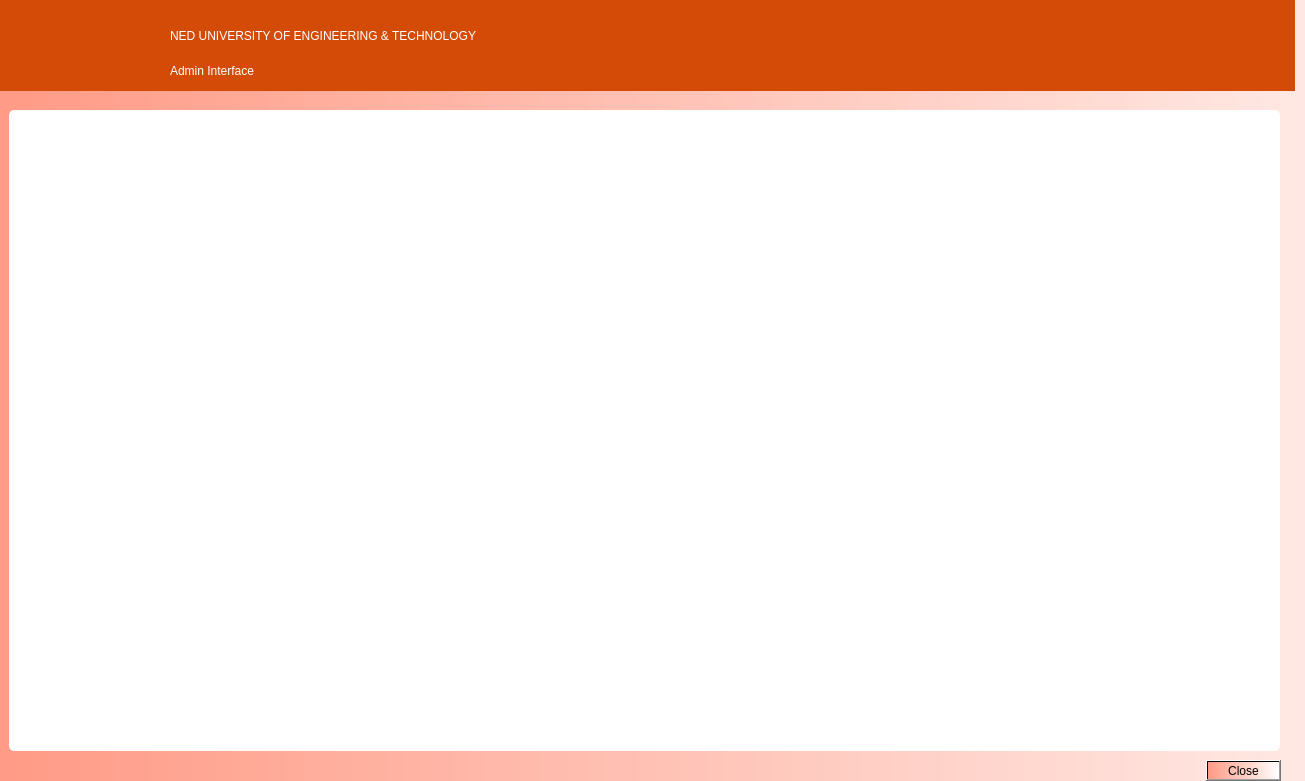
<?xml version="1.0" encoding="UTF-8"?>
<ui version="4.0">
 <class>AlumniTableViewDialog</class>
 <widget class="QDialog" name="AlumniTableViewDialog">
  <property name="geometry">
   <rect>
    <x>0</x>
    <y>0</y>
    <width>1305</width>
    <height>781</height>
   </rect>
  </property>
  <property name="windowTitle">
   <string>Alumni Records</string>
  </property>
  <widget class="QWidget" name="widget" native="true">
   <property name="geometry">
    <rect>
     <x>-10</x>
     <y>0</y>
     <width>1691</width>
     <height>1001</height>
    </rect>
   </property>
   <property name="styleSheet">
    <string notr="true">background-color: qlineargradient(spread:pad, x1:0, y1:1, x2:1, y2:1, stop:0 rgba(255, 154, 133, 255), stop:1 rgba(255, 255, 255, 255));</string>
   </property>
   <widget class="QWidget" name="widget_2" native="true">
    <property name="geometry">
     <rect>
      <x>0</x>
      <y>0</y>
      <width>1305</width>
      <height>91</height>
     </rect>
    </property>
    <property name="styleSheet">
     <string notr="true">background-color: rgb(212, 75, 7);
color:#ffffff;</string>
    </property>
    <widget class="QLabel" name="label_2">
     <property name="geometry">
      <rect>
       <x>20</x>
       <y>0</y>
       <width>121</width>
       <height>91</height>
      </rect>
     </property>
     <property name="text">
      <string/>
     </property>
     <property name="pixmap">
      <pixmap>nedlogo.jpg</pixmap>
     </property>
     <property name="scaledContents">
      <bool>true</bool>
     </property>
    </widget>
    <widget class="QLabel" name="label_3">
     <property name="geometry">
      <rect>
       <x>180</x>
       <y>20</y>
       <width>721</width>
       <height>31</height>
      </rect>
     </property>
     <property name="styleSheet">
      <string notr="true">font: 18pt &quot;Segoe UI&quot;;</string>
     </property>
     <property name="text">
      <string>NED UNIVERSITY OF ENGINEERING &amp; TECHNOLOGY</string>
     </property>
    </widget>
    <widget class="QLabel" name="label_4">
     <property name="geometry">
      <rect>
       <x>180</x>
       <y>60</y>
       <width>191</width>
       <height>21</height>
      </rect>
     </property>
     <property name="styleSheet">
      <string notr="true">font: 14pt &quot;Segoe UI&quot;;</string>
     </property>
     <property name="text">
      <string>Admin Interface</string>
     </property>
    </widget>
   </widget>
   <widget class="QWidget" name="widget_3" native="true">
    <property name="geometry">
     <rect>
      <x>19</x>
      <y>110</y>
      <width>1271</width>
      <height>641</height>
     </rect>
    </property>
    <property name="styleSheet">
     <string notr="true">background-color: white; border-radius: 5px;</string>
    </property>
    <widget class="QTableView" name="tableView">
     <property name="geometry">
      <rect>
       <x>20</x>
       <y>20</y>
       <width>1241</width>
       <height>580</height>
      </rect>
     </property>
     <property name="styleSheet">
      <string notr="true">
      QTableView {
          font: 10pt &quot;Segoe UI&quot;;
          selection-background-color: #CC0000;
      }
      QHeaderView::section {
          background-color: #f0f0f0;
          padding: 5px;
          border: 1px solid #ddd;
      }
      </string>
     </property>
    </widget>
   </widget>
   <widget class="QDialogButtonBox" name="buttonBox">
    <property name="geometry">
     <rect>
      <x>1180</x>
      <y>760</y>
      <width>111</width>
      <height>21</height>
     </rect>
    </property>
    <property name="orientation">
     <enum>Qt::Orientation::Horizontal</enum>
    </property>
    <property name="standardButtons">
     <set>QDialogButtonBox::StandardButton::Close</set>
    </property>
   </widget>
  </widget>
 </widget>
 <resources/>
 <connections>
  <connection>
   <sender>buttonBox</sender>
   <signal>rejected()</signal>
   <receiver>AlumniTableViewDialog</receiver>
   <slot>reject()</slot>
   <hints>
    <hint type="sourcelabel">
     <x>20</x>
     <y>20</y>
    </hint>
    <hint type="destinationlabel">
     <x>20</x>
     <y>20</y>
    </hint>
   </hints>
  </connection>
 </connections>
</ui>
